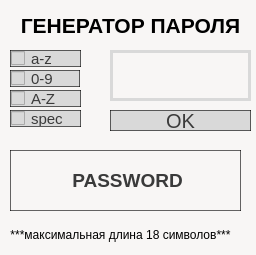
<?xml version="1.0" encoding="UTF-8"?>
<ui version="4.0">
 <class>psw</class>
 <widget class="QWidget" name="psw">
  <property name="geometry">
   <rect>
    <x>0</x>
    <y>0</y>
    <width>256</width>
    <height>255</height>
   </rect>
  </property>
  <property name="focusPolicy">
   <enum>Qt::NoFocus</enum>
  </property>
  <property name="windowTitle">
   <string>Form</string>
  </property>
  <property name="styleSheet">
   <string notr="true">background-color: #F8F6F5</string>
  </property>
  <widget class="QPushButton" name="OK">
   <property name="geometry">
    <rect>
     <x>110</x>
     <y>110</y>
     <width>141</width>
     <height>21</height>
    </rect>
   </property>
   <property name="styleSheet">
    <string notr="true">position: absolute;
width: 143px;
height: 26px;

background: #D9D9D9;
position: absolute;
width: 143px;
height: 20px;

font-family: 'Montserrat';
font-style: normal;
font-weight: 400;
font-size: 20px;
line-height: 37px;
display: flex;
align-items: center;
text-align: center;

color: #3A3A3A;

mix-blend-mode: normal;
border: 0.5px solid rgba(0, 0, 0, 0.6);</string>
   </property>
   <property name="text">
    <string>OK</string>
   </property>
  </widget>
  <widget class="QTextEdit" name="length">
   <property name="geometry">
    <rect>
     <x>110</x>
     <y>50</y>
     <width>141</width>
     <height>51</height>
    </rect>
   </property>
   <property name="styleSheet">
    <string notr="true">border: 3px solid #D9D9D9;</string>
   </property>
  </widget>
  <widget class="QLabel" name="gener">
   <property name="geometry">
    <rect>
     <x>10</x>
     <y>10</y>
     <width>241</width>
     <height>31</height>
    </rect>
   </property>
   <property name="styleSheet">
    <string notr="true">
font: 63 8pt &quot;Proxima Nova Lt&quot;;
</string>
   </property>
   <property name="text">
    <string>&lt;html&gt;&lt;head/&gt;&lt;body&gt;&lt;p align=&quot;center&quot;&gt;&lt;span style=&quot; font-size:16pt; font-weight:600;&quot;&gt;ГЕНЕРАТОР ПАРОЛЯ&lt;/span&gt;&lt;/p&gt;&lt;/body&gt;&lt;/html&gt;</string>
   </property>
  </widget>
  <widget class="QCheckBox" name="az">
   <property name="geometry">
    <rect>
     <x>10</x>
     <y>50</y>
     <width>71</width>
     <height>17</height>
    </rect>
   </property>
   <property name="layoutDirection">
    <enum>Qt::LeftToRight</enum>
   </property>
   <property name="styleSheet">
    <string notr="true">position: absolute;
width: 106px;
height: 19px;

font-family: 'Montserrat';
font-style: normal;
font-weight: 400;
font-size: 15px;
line-height: 18px;
/* identical to box height */

display: flex;
align-items: center;
text-align: center;

color: #3A3A3A;

mix-blend-mode: normal;
border: 0.5px solid rgba(0, 0, 0, 0.6);

position: absolute;
width: 19px;
height: 19px;

background: #D9D9D9;</string>
   </property>
   <property name="text">
    <string>a-z</string>
   </property>
  </widget>
  <widget class="QCheckBox" name="num">
   <property name="geometry">
    <rect>
     <x>10</x>
     <y>70</y>
     <width>70</width>
     <height>17</height>
    </rect>
   </property>
   <property name="styleSheet">
    <string notr="true">position: absolute;
width: 106px;
height: 19px;

font-family: 'Montserrat';
font-style: normal;
font-weight: 400;
font-size: 15px;
line-height: 18px;
/* identical to box height */

display: flex;
align-items: center;
text-align: center;

color: #3A3A3A;

mix-blend-mode: normal;
border: 0.5px solid rgba(0, 0, 0, 0.6);

position: absolute;
width: 19px;
height: 19px;

background: #D9D9D9;</string>
   </property>
   <property name="text">
    <string>0-9</string>
   </property>
  </widget>
  <widget class="QCheckBox" name="spec">
   <property name="geometry">
    <rect>
     <x>10</x>
     <y>110</y>
     <width>71</width>
     <height>17</height>
    </rect>
   </property>
   <property name="styleSheet">
    <string notr="true">position: absolute;
width: 106px;
height: 19px;

font-family: 'Montserrat';
font-style: normal;
font-weight: 400;
font-size: 15px;
line-height: 18px;
/* identical to box height */

display: flex;
align-items: center;
text-align: center;

color: #3A3A3A;

mix-blend-mode: normal;
border: 0.5px solid rgba(0, 0, 0, 0.6);

position: absolute;
width: 19px;
height: 19px;

background: #D9D9D9;</string>
   </property>
   <property name="text">
    <string>spec</string>
   </property>
  </widget>
  <widget class="QCheckBox" name="AZ">
   <property name="geometry">
    <rect>
     <x>10</x>
     <y>90</y>
     <width>71</width>
     <height>17</height>
    </rect>
   </property>
   <property name="styleSheet">
    <string notr="true">position: absolute;
width: 106px;
height: 19px;

font-family: 'Montserrat';
font-style: normal;
font-weight: 400;
font-size: 15px;
line-height: 18px;
/* identical to box height */

display: flex;
align-items: center;
text-align: center;

color: #3A3A3A;

mix-blend-mode: normal;
border: 0.5px solid rgba(0, 0, 0, 0.6);

position: absolute;
width: 19px;
height: 19px;

background: #D9D9D9;</string>
   </property>
   <property name="text">
    <string>A-Z</string>
   </property>
  </widget>
  <widget class="QLabel" name="password">
   <property name="geometry">
    <rect>
     <x>10</x>
     <y>150</y>
     <width>231</width>
     <height>61</height>
    </rect>
   </property>
   <property name="styleSheet">
    <string notr="true">position: absolute;
width: 106px;
height: 19px;

font-family: 'Montserrat';
font-style: normal;
font-weight: 400;
font-size: 15px;
line-height: 18px;
/* identical to box height */

display: flex;
align-items: center;
text-align: center;

color: #3A3A3A;

mix-blend-mode: normal;
border: 0.5px solid rgba(0, 0, 0, 0.6);

position: absolute;
width: 19px;
height: 19px;

background-color: #F8F6F5;

text-align: center;</string>
   </property>
   <property name="text">
    <string>&lt;html&gt;&lt;head/&gt;&lt;body&gt;&lt;p align=&quot;center&quot;&gt;&lt;span style=&quot; font-size:14pt; font-weight:600;&quot;&gt;PASSWORD&lt;/span&gt;&lt;/p&gt;&lt;/body&gt;&lt;/html&gt;</string>
   </property>
  </widget>
  <widget class="QLabel" name="gener_2">
   <property name="geometry">
    <rect>
     <x>0</x>
     <y>220</y>
     <width>241</width>
     <height>31</height>
    </rect>
   </property>
   <property name="styleSheet">
    <string notr="true">
font: 63 8pt &quot;Proxima Nova Lt&quot;;
</string>
   </property>
   <property name="text">
    <string>&lt;html&gt;&lt;head/&gt;&lt;body&gt;&lt;p align=&quot;center&quot;&gt;***максимальная длина 18 символов***&lt;/p&gt;&lt;/body&gt;&lt;/html&gt;</string>
   </property>
  </widget>
 </widget>
 <resources/>
 <connections/>
</ui>
